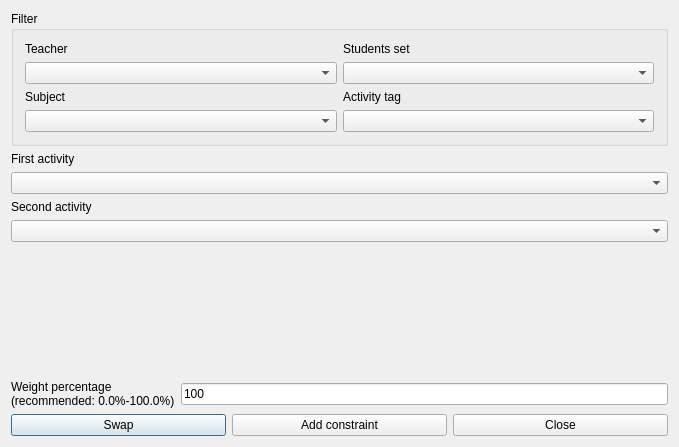
<?xml version="1.0" encoding="UTF-8"?>
<ui version="4.0">
 <class>AddConstraintTwoActivitiesConsecutiveForm_template</class>
 <widget class="QDialog" name="AddConstraintTwoActivitiesConsecutiveForm_template">
  <property name="geometry">
   <rect>
    <x>0</x>
    <y>0</y>
    <width>679</width>
    <height>447</height>
   </rect>
  </property>
  <property name="windowTitle">
   <string extracomment="This is the title of the dialog to add a new constraint of this type">Add two activities consecutive</string>
  </property>
  <layout class="QGridLayout" name="gridLayout_2">
   <item row="0" column="0">
    <widget class="QGroupBox" name="filterGroupBox">
     <property name="title">
      <string>Filter</string>
     </property>
     <layout class="QGridLayout" name="gridLayout">
      <item row="0" column="0">
       <widget class="QLabel" name="teachersTextLabel">
        <property name="text">
         <string>Teacher</string>
        </property>
        <property name="wordWrap">
         <bool>false</bool>
        </property>
       </widget>
      </item>
      <item row="0" column="1">
       <widget class="QLabel" name="studentsTextLabel">
        <property name="text">
         <string>Students set</string>
        </property>
        <property name="wordWrap">
         <bool>false</bool>
        </property>
       </widget>
      </item>
      <item row="1" column="0">
       <widget class="QComboBox" name="teachersComboBox"/>
      </item>
      <item row="1" column="1">
       <widget class="QComboBox" name="studentsComboBox"/>
      </item>
      <item row="2" column="0">
       <widget class="QLabel" name="subjectsTextLabel">
        <property name="text">
         <string>Subject</string>
        </property>
        <property name="wordWrap">
         <bool>false</bool>
        </property>
       </widget>
      </item>
      <item row="2" column="1">
       <widget class="QLabel" name="activityTagsTextLabel">
        <property name="text">
         <string>Activity tag</string>
        </property>
        <property name="wordWrap">
         <bool>false</bool>
        </property>
       </widget>
      </item>
      <item row="3" column="0">
       <widget class="QComboBox" name="subjectsComboBox"/>
      </item>
      <item row="3" column="1">
       <widget class="QComboBox" name="activityTagsComboBox"/>
      </item>
     </layout>
    </widget>
   </item>
   <item row="1" column="0">
    <layout class="QVBoxLayout">
     <item>
      <widget class="QLabel" name="activityTextLabel">
       <property name="frameShape">
        <enum>QFrame::NoFrame</enum>
       </property>
       <property name="frameShadow">
        <enum>QFrame::Plain</enum>
       </property>
       <property name="text">
        <string>First activity</string>
       </property>
       <property name="wordWrap">
        <bool>false</bool>
       </property>
      </widget>
     </item>
     <item>
      <widget class="QComboBox" name="firstActivitiesComboBox">
       <property name="editable">
        <bool>false</bool>
       </property>
       <property name="insertPolicy">
        <enum>QComboBox::NoInsert</enum>
       </property>
       <property name="duplicatesEnabled">
        <bool>false</bool>
       </property>
      </widget>
     </item>
    </layout>
   </item>
   <item row="2" column="0">
    <layout class="QVBoxLayout">
     <item>
      <widget class="QLabel" name="activityTextLabel_2">
       <property name="frameShape">
        <enum>QFrame::NoFrame</enum>
       </property>
       <property name="frameShadow">
        <enum>QFrame::Plain</enum>
       </property>
       <property name="text">
        <string>Second activity</string>
       </property>
       <property name="wordWrap">
        <bool>false</bool>
       </property>
      </widget>
     </item>
     <item>
      <widget class="QComboBox" name="secondActivitiesComboBox">
       <property name="editable">
        <bool>false</bool>
       </property>
       <property name="insertPolicy">
        <enum>QComboBox::NoInsert</enum>
       </property>
       <property name="duplicatesEnabled">
        <bool>false</bool>
       </property>
      </widget>
     </item>
    </layout>
   </item>
   <item row="3" column="0">
    <spacer name="spacer2">
     <property name="orientation">
      <enum>Qt::Vertical</enum>
     </property>
     <property name="sizeType">
      <enum>QSizePolicy::Expanding</enum>
     </property>
     <property name="sizeHint" stdset="0">
      <size>
       <width>21</width>
       <height>80</height>
      </size>
     </property>
    </spacer>
   </item>
   <item row="4" column="0">
    <layout class="QHBoxLayout">
     <item>
      <widget class="QLabel" name="weightTextLabel">
       <property name="frameShape">
        <enum>QFrame::NoFrame</enum>
       </property>
       <property name="frameShadow">
        <enum>QFrame::Plain</enum>
       </property>
       <property name="text">
        <string>Weight percentage
(recommended: 0.0%-100.0%)</string>
       </property>
       <property name="wordWrap">
        <bool>false</bool>
       </property>
      </widget>
     </item>
     <item>
      <widget class="QLineEdit" name="weightLineEdit">
       <property name="text">
        <string notr="true">100</string>
       </property>
      </widget>
     </item>
    </layout>
   </item>
   <item row="5" column="0">
    <layout class="QHBoxLayout">
     <item>
      <widget class="QPushButton" name="swapPushButton">
       <property name="text">
        <string comment="Interchange (swap) the two selected activities in the dialog">Swap</string>
       </property>
      </widget>
     </item>
     <item>
      <widget class="QPushButton" name="addConstraintPushButton">
       <property name="text">
        <string>Add constraint</string>
       </property>
      </widget>
     </item>
     <item>
      <widget class="QPushButton" name="closePushButton">
       <property name="text">
        <string>Close</string>
       </property>
      </widget>
     </item>
    </layout>
   </item>
  </layout>
 </widget>
 <layoutdefault spacing="6" margin="11"/>
 <resources/>
 <connections/>
</ui>
